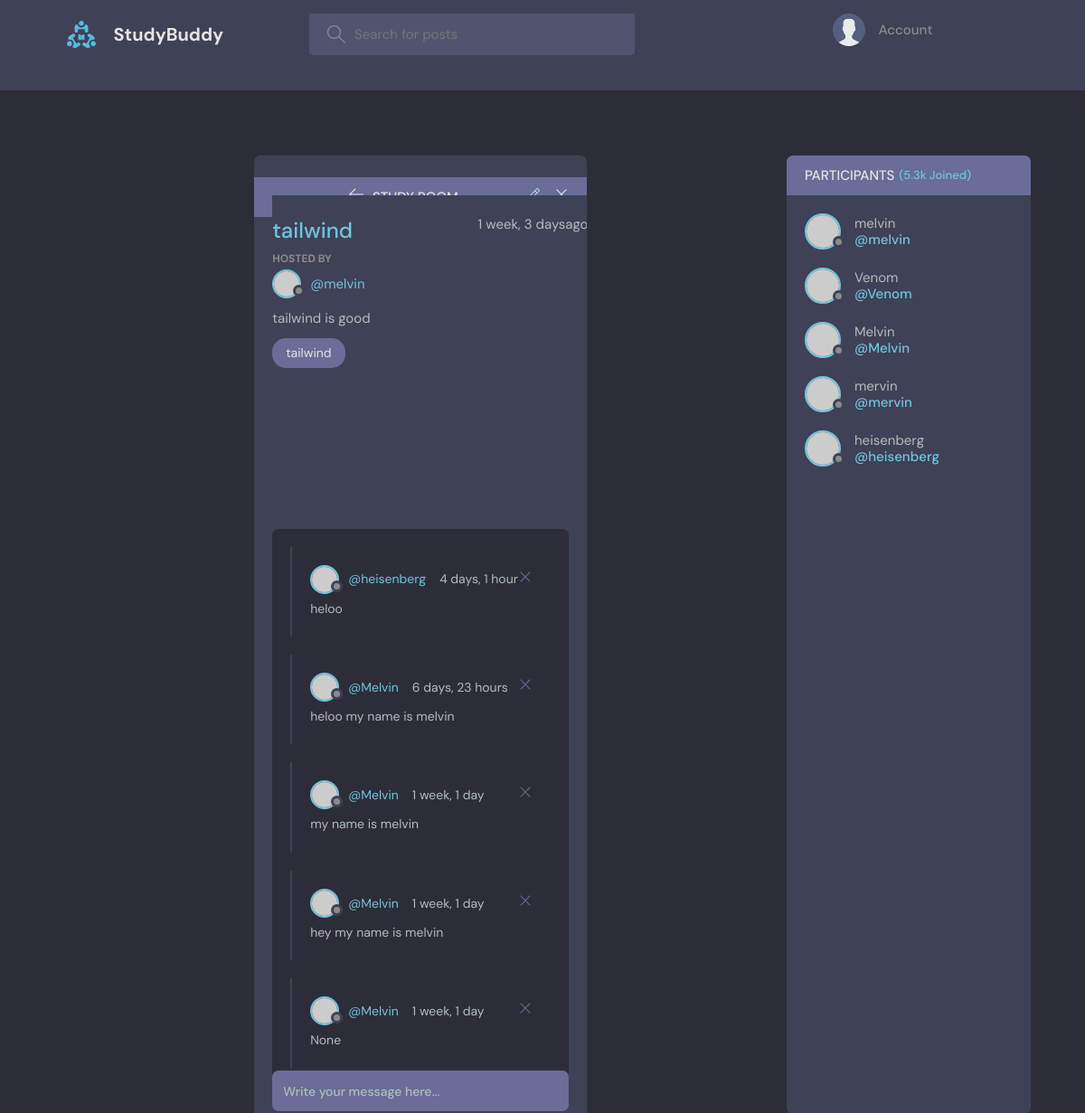
The page /room/4/ on the database its author committed.
### main/models.py (models this page shows, shortened)
class Room(models.Model):
    host=models.ForeignKey(User,on_delete=models.CASCADE)
    topic=models.ForeignKey(Topic,on_delete=models.CASCADE)
    participants=models.ManyToManyField(User,related_name='participants')
    title=models.CharField(max_length=200)
    description=models.TextField(null=True,blank=True)
    updated=models.DateTimeField(auto_now=True)
    created_at=models.DateTimeField(auto_now_add=True)

class Topic(models.Model):
    name=models.CharField(max_length=100)
    def __str__(self):
       return self.name

class Messages(models.Model):
    content=models.TextField(null=True)
    room=models.ForeignKey(Room,on_delete=models.CASCADE ,null=True)
    user=models.ForeignKey(User,on_delete=models.CASCADE)
    created_at=models.DateTimeField(auto_now_add=True)
    class Meta:
        ordering=["-created_at"]

### main/views.py (the view)
# urls.py: path("room/<int:pk>/",Rooms,name="room"),
def Rooms(request,pk):
    room=Room.objects.get(id=pk)
    message=room.messages_set.all()
    participant=room.participants.all()
    if request.method=="POST":
        Messages.objects.create(content=request.POST.get("message"),room=room,user=request.user)
        room.participants.add(request.user)
        return redirect(Rooms,room.id)
    return render(request,"room.html",{"message":message,"room":room,"participants":participant})

### templates/room.html (shortened to what this page needs)
{% load static %}
<!DOCTYPE html>
<html lang="en">
  <head>
    <link rel="stylesheet" href="{% static 'style.css' %}" />
  </head>
  <body>
   {% include 'navbar.html' %}
    <main class="profile-page layout layout--2">
      <div class="container">
        <div class="room">
          <div class="room__top">
            <div class="room__topLeft">
              <a href="index.html">
                <svg version="1.1" xmlns="http://www.w3.org/2000/svg" width="32" height="32" viewBox="0 0 32 32">
                  <title>arrow-left</title>
                  <path
                    d="M13.723 2.286l-13.723 13.714 13.719 13.714 1.616-1.611-10.96-10.96h27.625v-2.286h-27.625l10.965-10.965-1.616-1.607z"
                  ></path>
                </svg>
              </a>
              <h3>Study Room</h3>
            </div>
            <div class="room__topRight">
              <a href="#">
              </a>
              <a href="#">
                <svg version="1.1" xmlns="http://www.w3.org/2000/svg" width="32" height="32" viewBox="0 0 32 32">
                  <title>remove</title>
                  <path
                    d="M27.314 6.019l-1.333-1.333-9.98 9.981-9.981-9.981-1.333 1.333 9.981 9.981-9.981 9.98 1.333 1.333 9.981-9.98 9.98 9.98 1.333-1.333-9.98-9.98 9.98-9.981z"
                  ></path>
                </svg>
              </a>
            </div>
          </div>
          <div class="room__box scroll">
            <div class="room__header scroll">
              <div class="room__info">
                <h3>{{room.title}}</h3>
                <span>{{room.created_at|timesince}}ago</span>
              </div>
              <div class="room__hosted">
                <p>Hosted By</p>
                <a href="#" class="room__author">
                  <div class="avatar avatar--small">
                    <img src="https://randomuser.me/api/portraits/men/37.jpg" />
                  </div>
                  <span>@{{room.host}}</span>
                </a>
              </div>
              <div class="room__details">
                {{room.description}}
              </div>
              <span class="room__topics">{{room.topic}}</span>
            </div>
            <div class="room__conversation">
              <div class="threads scroll">
                {% for message in message %}
                <div class="thread">
                  <div class="thread__top">
                    <div class="thread__author">
                      <a href="#" class="thread__authorInfo">
                        <div class="avatar avatar--small">
                          <img src="https://randomuser.me/api/portraits/men/37.jpg" />
                        </div>
                        <span>@{{message.user}}</span>
                      </a>
                      <span class="thread__date">{{message.created_at|timesince}}</span>
                    </div>
                    <div class="thread__delete">
                      <svg version="1.1" xmlns="http://www.w3.org/2000/svg" width="32" height="32" viewBox="0 0 32 32">
                        <title>remove</title>
                        <path
                          d="M27.314 6.019l-1.333-1.333-9.98 9.981-9.981-9.981-1.333 1.333 9.981 9.981-9.981 9.98 1.333 1.333 9.981-9.98 9.98 9.98 1.333-1.333-9.98-9.98 9.98-9.981z"
                        ></path>
                      </svg>
                    </div>
                  </div>
                  <div class="thread__details">
                   {{message.content}}
                  </div>
                </div>
                {% endfor %}
              </div>
            </div>
          </div>
          <div class="room__message">
            <form action="" method="post">
              <input name="message" placeholder="Write your message here..." /></form>
          </div>
        </div>
         <div class="participants">
          <h3 class="participants__top">Participants <span>(5.3k Joined)</span></h3>
          <div class="participants__list scroll">
            {% for participants in participants%}
            <a href="profile.html" class="participant">
              <div class="avatar avatar--medium">
                <img src="https://randomuser.me/api/portraits/men/37.jpg" />
              </div>
              <p>
                {{participants.username}}
                <span>@{{participants.username}}</span>
              </p>
            </a>
            {% endfor%}
          </div>
        </div>
    </main>
  </body>
</html>

### rows shown on the page
Room: title "tailwind", created_at "1 week, 3 days", host "melvin", description "tailwind is good", topic "tailwind"
Messages: user "heisenberg", created_at "4 days, 1 hour", content "heloo"
Messages: user "Melvin", created_at "6 days, 23 hours", content "heloo my name is melvin"
Messages: user "Melvin", created_at "1 week, 1 day", content "my name is melvin"
Messages: user "Melvin", created_at "1 week, 1 day", content "hey my name is melvin"
Messages: user "Melvin", created_at "1 week, 1 day", content "None"

### other values the page prints
{{ participants.username }} "melvin"
{{ participants.username }} "Venom"
{{ participants.username }} "Melvin"
{{ participants.username }} "mervin"
{{ participants.username }} "heisenberg"
